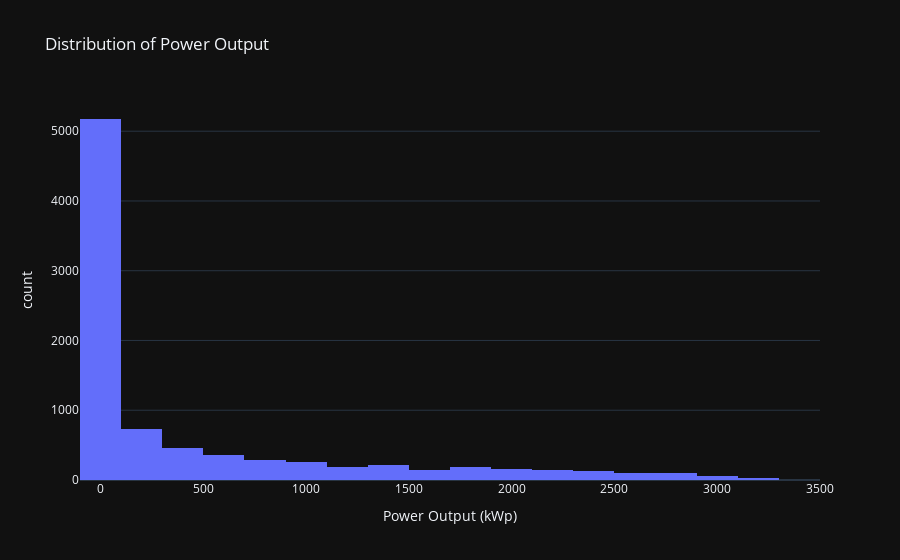

This figure's notebook cell:
### Code cell
# --- Histogram for Power Output ---
pw_histogram = px.histogram(df_subset_2023, x='power_output',
                     nbins=25, 
                     title='Distribution of Power Output',
                     template='plotly_dark',
                     labels={'power_output': 'Power Output (kWp)'})
pw_histogram.show()

### Figure 1 — Plotly figure (JSON) as saved in the notebook; plotly's stock layout.template omitted (floating-point values rounded to 4 significant figures; data arrays with more than 128 entries replaced by an {"elided": "..."} marker saying what was removed)
{"data": [{"bingroup": "x", "hovertemplate": "Power Output (kWp)=%{x}<br>count=%{y}<extra></extra>", "legendgroup": "", "marker": {"color": "#636efa", "pattern": {"shape": ""}}, "name": "", "nbinsx": 25, "orientation": "v", "showlegend": false, "type": "histogram", "x": {"elided": "8736 float values"}, "xaxis": "x", "yaxis": "y"}], "layout": {"barmode": "relative", "legend": {"tracegroupgap": 0}, "title": {"text": "Distribution of Power Output"}, "xaxis": {"anchor": "y", "domain": [0, 1], "title": {"text": "Power Output (kWp)"}}, "yaxis": {"anchor": "x", "domain": [0, 1], "title": {"text": "count"}}}}
